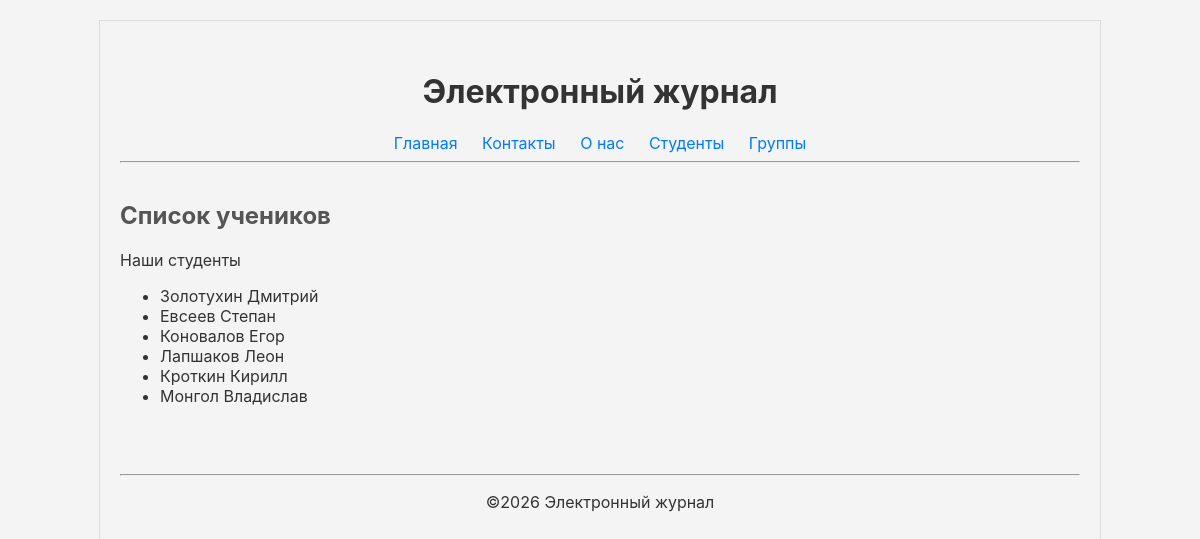
The app's page /students/, older data.
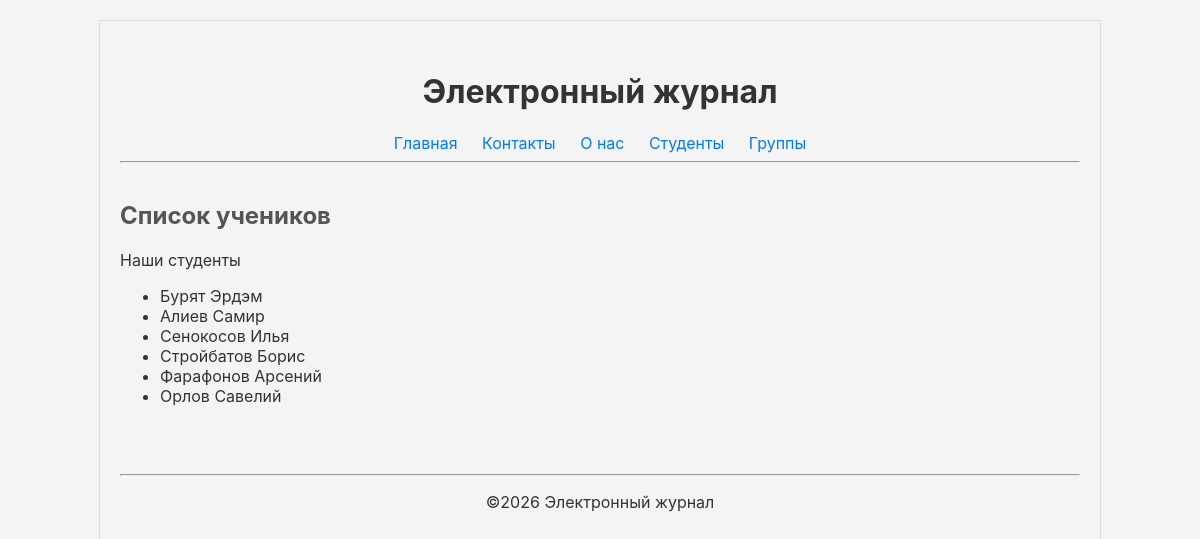
The same page, newer data.
### journal/models.py (models this page shows, shortened)
class Student(models.Model):
    first_name = models.CharField(max_length=50)
    last_name = models.CharField(max_length=50)
    group = models.ForeignKey(Group, on_delete=models.CASCADE, related_name='students')

### journal/views.py (the view)
# urls.py: path('students/', views.student_view, name='students'),
def student_view(request):
    student_list = Student.objects.all()
    context = {
        'page_title': 'Список учеников',
        'student_list': student_list,
    }
    return render(request, 'journal/student.html', context)

### journal/templates/journal/student.html (shortened to what this page needs)
{% extends 'base.html' %}
{% block content %}
    <h2>{{ page_title }}</h2>
    <p>Наши студенты</p>
    <ul>
        {% for student in student_list %}
        <li>{{ student.last_name }} {{ student.first_name }}</li>
        {% endfor %}
    </ul>
{% endblock %}

### templates/base.html (shortened to what this page needs)
{% load static %}
<!DOCTYPE html>
<html lang="ru">
<head>
    <link rel="stylesheet" href="{% static 'css/style.css' %}">
</head>
<body>
    <header>
        <h1>Электронный журнал</h1>
        {% include 'includes/navigation.html' %}
        <hr>
    </header>
    <main>
        {% block content %}
        {% endblock %}
    </main>
    <footer style="margin-top: 50px;">
            <hr>
            <p>&copy;2026 Электронный журнал</p>
    </footer>
</body>
</html>

### templates/includes/navigation.html (shortened to what this page needs)
<!DOCTYPE html>
<html lang="ru">
<head>
</head>
<body>
    <nav>
        <a href="{% url 'index' %}">Главная</a>
        <a href="{% url 'contacts' %}">Контакты</a>
        <a href="{% url 'about' %}">О нас</a>
        <a href="{% url 'students' %}">Студенты</a>
        <a href="{% url 'groups' %}">Группы</a>
    </nav>
</body>
</html>

### static/css/style.css (style rules this page uses)
body { font-family: Inter; background-color: #f4f4f4; color: #333; width: 80%; max-width: 960px; margin: 20px auto; border: 1px solid #ddd; padding: 20px; }
header, footer { text-align: center; padding: 10px 0; }
nav a { text-decoration: none; color: #007BFF; margin: 0 10px; }
main h2 { color: #555 }

Row changes from the older to the newer data that the page shows:
removed Student: last_name "Золотухин", first_name "Дмитрий"
removed Student: last_name "Евсеев", first_name "Степан"
removed Student: last_name "Коновалов", first_name "Егор"
removed Student: last_name "Лапшаков", first_name "Леон"
removed Student: last_name "Кроткин", first_name "Кирилл"
removed Student: last_name "Монгол", first_name "Владислав"
added Student: last_name "Бурят", first_name "Эрдэм"
added Student: last_name "Алиев", first_name "Самир"
added Student: last_name "Сенокосов", first_name "Илья"
added Student: last_name "Стройбатов", first_name "Борис"
added Student: last_name "Фарафонов", first_name "Арсений"
added Student: last_name "Орлов", first_name "Савелий"
